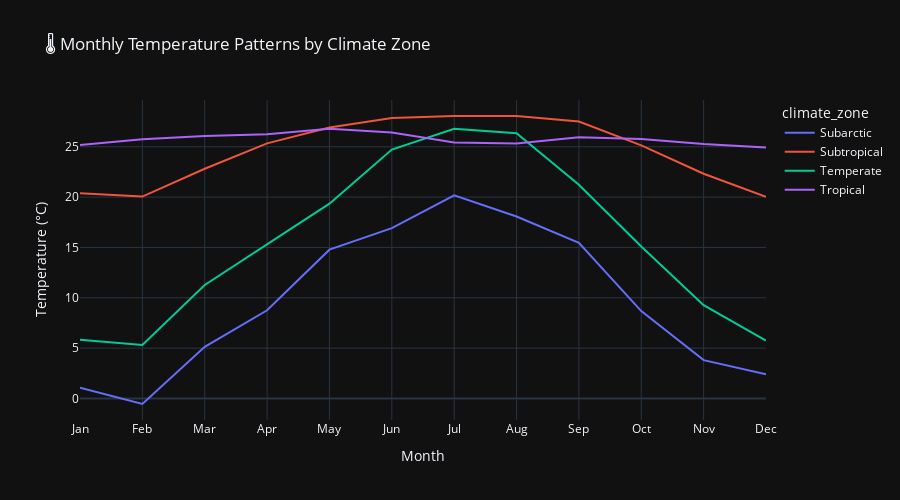

The notebook cell this image was saved under:
### Markdown cell above
## 2. Long-term Temperature Trends

### Code cell
# Monthly average temperature by climate zone
monthly_by_zone = df.groupby(['climate_zone', 'month'])['temperature_celsius'].mean().reset_index()

fig = px.line(monthly_by_zone, x='month', y='temperature_celsius', color='climate_zone',
              title='🌡️ Monthly Temperature Patterns by Climate Zone',
              labels={'temperature_celsius': 'Temperature (°C)', 'month': 'Month'})
fig.update_layout(template='plotly_dark', height=500)
fig.update_xaxes(tickmode='array', tickvals=list(range(1, 13)),
                 ticktext=['Jan', 'Feb', 'Mar', 'Apr', 'May', 'Jun', 
                          'Jul', 'Aug', 'Sep', 'Oct', 'Nov', 'Dec'])
fig.show()

### Figure 1 — Plotly figure (JSON) as saved in the notebook; plotly's stock layout.template omitted (floating-point values rounded to 4 significant figures)
{"data": [{"hovertemplate": "climate_zone=Subarctic<br>Month=%{x}<br>Temperature (°C)=%{y}<extra></extra>", "legendgroup": "Subarctic", "line": {"color": "#636efa", "dash": "solid"}, "marker": {"symbol": "circle"}, "mode": "lines", "name": "Subarctic", "orientation": "v", "showlegend": true, "type": "scatter", "x": [1, 2, 3, 4, 5, 6, 7, 8, 9, 10, 11, 12], "xaxis": "x", "y": [1.063, -0.5509, 5.132, 8.754, 14.78, 16.92, 20.17, 18.07, 15.45, 8.674, 3.806, 2.399], "yaxis": "y"}, {"hovertemplate": "climate_zone=Subtropical<br>Month=%{x}<br>Temperature (°C)=%{y}<extra></extra>", "legendgroup": "Subtropical", "line": {"color": "#EF553B", "dash": "solid"}, "marker": {"symbol": "circle"}, "mode": "lines", "name": "Subtropical", "orientation": "v", "showlegend": true, "type": "scatter", "x": [1, 2, 3, 4, 5, 6, 7, 8, 9, 10, 11, 12], "xaxis": "x", "y": [20.38, 20.05, 22.82, 25.33, 26.91, 27.85, 28.05, 28.05, 27.5, 25.13, 22.32, 20.02], "yaxis": "y"}, {"hovertemplate": "climate_zone=Temperate<br>Month=%{x}<br>Temperature (°C)=%{y}<extra></extra>", "legendgroup": "Temperate", "line": {"color": "#00cc96", "dash": "solid"}, "marker": {"symbol": "circle"}, "mode": "lines", "name": "Temperate", "orientation": "v", "showlegend": true, "type": "scatter", "x": [1, 2, 3, 4, 5, 6, 7, 8, 9, 10, 11, 12], "xaxis": "x", "y": [5.841, 5.32, 11.27, 15.3, 19.35, 24.72, 26.78, 26.35, 21.22, 15.09, 9.268, 5.749], "yaxis": "y"}, {"hovertemplate": "climate_zone=Tropical<br>Month=%{x}<br>Temperature (°C)=%{y}<extra></extra>", "legendgroup": "Tropical", "line": {"color": "#ab63fa", "dash": "solid"}, "marker": {"symbol": "circle"}, "mode": "lines", "name": "Tropical", "orientation": "v", "showlegend": true, "type": "scatter", "x": [1, 2, 3, 4, 5, 6, 7, 8, 9, 10, 11, 12], "xaxis": "x", "y": [25.19, 25.73, 26.07, 26.24, 26.78, 26.43, 25.42, 25.32, 25.93, 25.77, 25.27, 24.94], "yaxis": "y"}], "layout": {"height": 500, "legend": {"title": {"text": "climate_zone"}, "tracegroupgap": 0}, "title": {"text": "🌡️ Monthly Temperature Patterns by Climate Zone"}, "xaxis": {"anchor": "y", "domain": [0, 1], "tickmode": "array", "ticktext": ["Jan", "Feb", "Mar", "Apr", "May", "Jun", "Jul", "Aug", "Sep", "Oct", "Nov", "Dec"], "tickvals": [1, 2, 3, 4, 5, 6, 7, 8, 9, 10, 11, 12], "title": {"text": "Month"}}, "yaxis": {"anchor": "x", "domain": [0, 1], "title": {"text": "Temperature (°C)"}}}}
